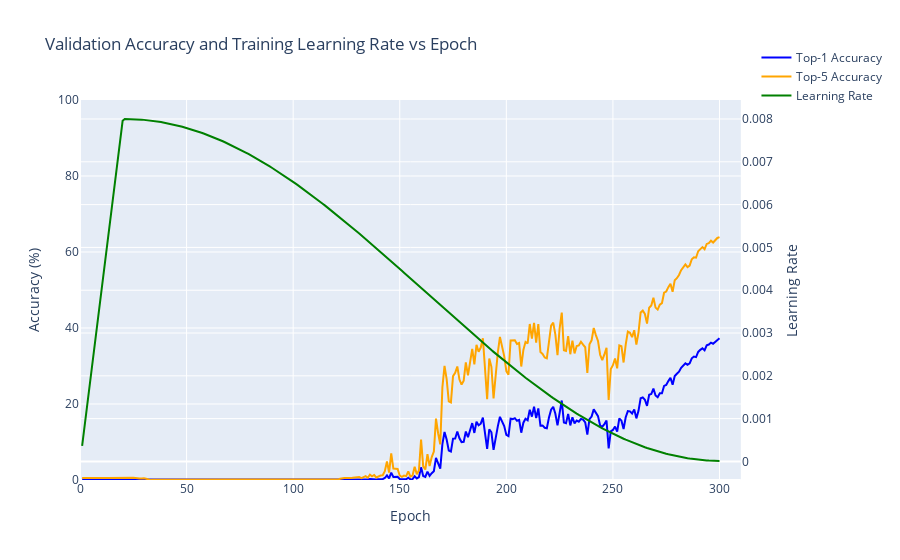

Notebook source saved alongside this figure:
### Code cell
# SEBNet Adam, LR 8e-03
log_file_path = '/home/robert.breslin/alessandro/paper_2/mmpretrain/work_dirs/pretrain01_staged_lr_adamw_1xb64_in1k/20250721_170610/20250721_170610.log'
epochs, top1, top5, lrs = parse_log_file(log_file_path)
plot_accuracies_and_lr_interactive(epochs, top1, top5, lrs, adam_range)

### Figure 1 — Plotly figure (JSON) as saved in the notebook; plotly's stock layout.template omitted (floating-point values rounded to 4 significant figures; data arrays with more than 128 entries replaced by an {"elided": "..."} marker saying what was removed)
{"data": [{"line": {"color": "blue"}, "name": "Top-1 Accuracy", "type": "scatter", "x": {"elided": "300 int values"}, "xaxis": "x", "y": {"elided": "300 float values"}, "yaxis": "y"}, {"line": {"color": "orange"}, "name": "Top-5 Accuracy", "type": "scatter", "x": {"elided": "300 int values"}, "xaxis": "x", "y": {"elided": "300 float values"}, "yaxis": "y"}, {"line": {"color": "green"}, "name": "Learning Rate", "type": "scatter", "x": {"elided": "300 int values"}, "xaxis": "x", "y": {"elided": "300 float values"}, "yaxis": "y2"}], "layout": {"hovermode": "x unified", "legend": {"x": 1.15, "xanchor": "right", "y": 1.15, "yanchor": "top"}, "title": {"text": "Validation Accuracy and Training Learning Rate vs Epoch"}, "xaxis": {"anchor": "y", "domain": [0, 0.94], "range": [0, 310], "title": {"text": "Epoch"}}, "yaxis": {"anchor": "x", "domain": [0, 1], "range": [0, 100], "title": {"text": "Accuracy (%)"}}, "yaxis2": {"anchor": "x", "overlaying": "y", "side": "right", "title": {"text": "Learning Rate"}}}}
